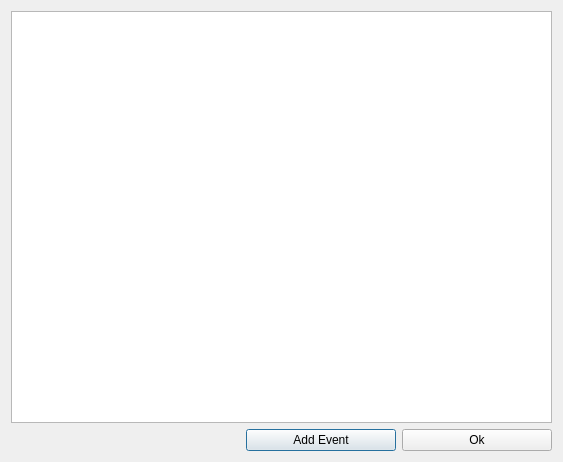
<?xml version="1.0" encoding="UTF-8"?>
<ui version="4.0">
 <class>view_performance</class>
 <widget class="QDialog" name="view_performance">
  <property name="geometry">
   <rect>
    <x>0</x>
    <y>0</y>
    <width>563</width>
    <height>462</height>
   </rect>
  </property>
  <property name="windowTitle">
   <string>Dialog</string>
  </property>
  <layout class="QGridLayout" name="gridLayout">
   <item row="1" column="0">
    <spacer name="horizontalSpacer">
     <property name="orientation">
      <enum>Qt::Horizontal</enum>
     </property>
     <property name="sizeHint" stdset="0">
      <size>
       <width>98</width>
       <height>20</height>
      </size>
     </property>
    </spacer>
   </item>
   <item row="1" column="1">
    <widget class="QPushButton" name="new_event">
     <property name="sizePolicy">
      <sizepolicy hsizetype="Preferred" vsizetype="Preferred">
       <horstretch>0</horstretch>
       <verstretch>0</verstretch>
      </sizepolicy>
     </property>
     <property name="minimumSize">
      <size>
       <width>150</width>
       <height>0</height>
      </size>
     </property>
     <property name="text">
      <string>Add Event</string>
     </property>
    </widget>
   </item>
   <item row="1" column="2">
    <widget class="QPushButton" name="pushButton">
     <property name="sizePolicy">
      <sizepolicy hsizetype="Preferred" vsizetype="Preferred">
       <horstretch>0</horstretch>
       <verstretch>0</verstretch>
      </sizepolicy>
     </property>
     <property name="minimumSize">
      <size>
       <width>150</width>
       <height>0</height>
      </size>
     </property>
     <property name="text">
      <string>Ok</string>
     </property>
    </widget>
   </item>
   <item row="0" column="0" colspan="3">
    <widget class="QListView" name="List_events"/>
   </item>
  </layout>
 </widget>
 <resources/>
 <connections/>
</ui>
